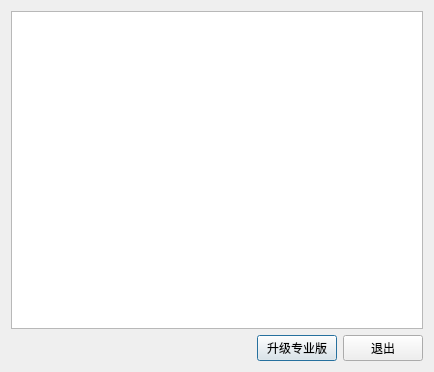
<?xml version="1.0" encoding="UTF-8"?>
<ui version="4.0">
 <class>saas_pay_detail</class>
 <widget class="QDialog" name="saas_pay_detail">
  <property name="geometry">
   <rect>
    <x>0</x>
    <y>0</y>
    <width>434</width>
    <height>372</height>
   </rect>
  </property>
  <property name="windowTitle">
   <string>Dialog</string>
  </property>
  <layout class="QVBoxLayout" name="verticalLayout">
   <item>
    <widget class="lds_tableView" name="tableView"/>
   </item>
   <item>
    <layout class="QHBoxLayout" name="horizontalLayout">
     <item>
      <spacer name="horizontalSpacer">
       <property name="orientation">
        <enum>Qt::Horizontal</enum>
       </property>
       <property name="sizeHint" stdset="0">
        <size>
         <width>40</width>
         <height>20</height>
        </size>
       </property>
      </spacer>
     </item>
     <item>
      <widget class="QPushButton" name="pushButton_ok">
       <property name="text">
        <string>升级专业版</string>
       </property>
      </widget>
     </item>
     <item>
      <widget class="QPushButton" name="pushButton_exit">
       <property name="text">
        <string>退出</string>
       </property>
      </widget>
     </item>
    </layout>
   </item>
  </layout>
 </widget>
 <customwidgets>
  <customwidget>
   <class>lds_tableView</class>
   <extends>QTableView</extends>
   <header>lds_tableview.h</header>
  </customwidget>
 </customwidgets>
 <resources/>
 <connections/>
</ui>
